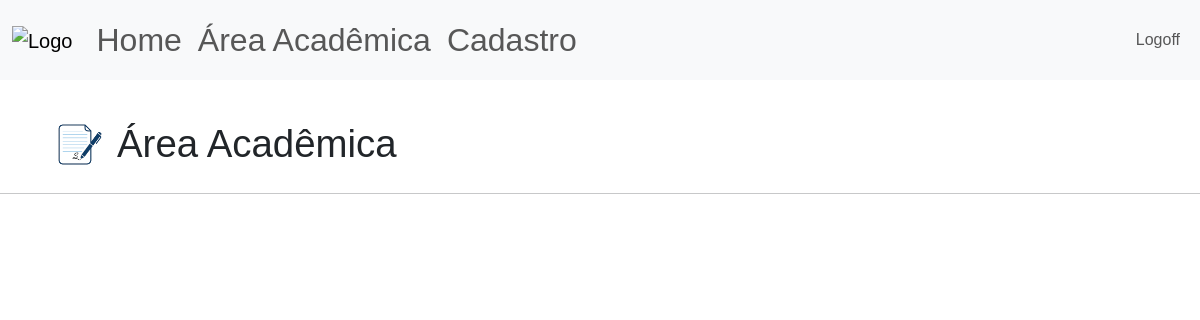
Page /area-academica (signed in) on the earlier database version.
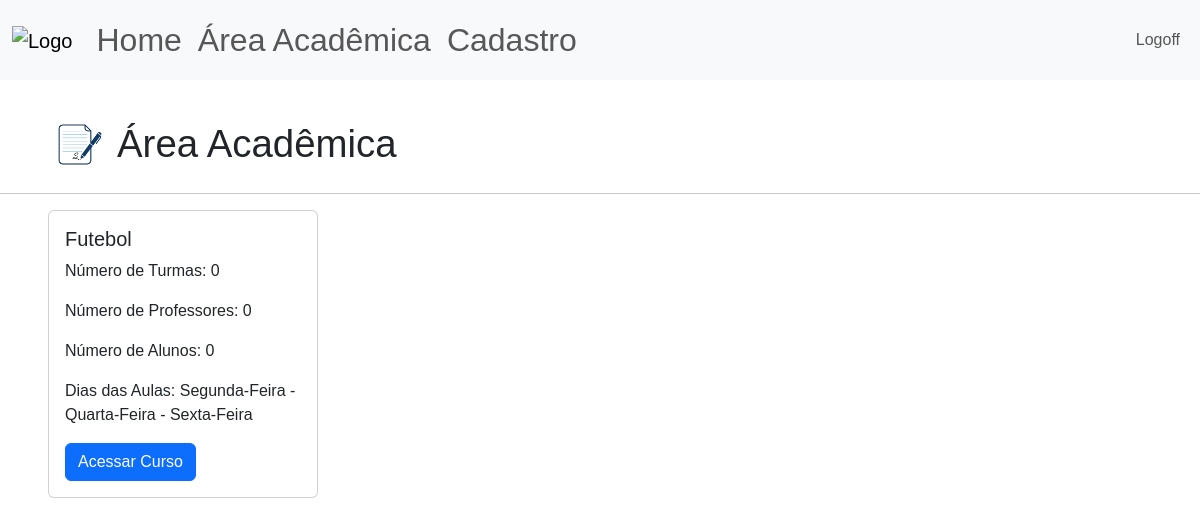
Same page on the later database version.
### site_verbo_amar/models.py (models this page shows)
class Atividade(database.Model):
    id = database.Column(database.Integer, primary_key=True)
    atividade = database.Column(database.String, nullable=False, unique=True)
    dias_aula = database.Column(database.String, nullable=False)

### site_verbo_amar/routes.py (the view)
@app.route("/area-academica", methods=['POST','GET'])
@login_required
def area_academica():
    atividades = carregar_nome_atividades()
    atividades = carregar_turmas(atividades)
    return render_template("area_academica.html", atividades=atividades)

### site_verbo_amar/models.py (called while the page is built)
@login_manager.user_loader
def load_user(id_usuario):
    return Usuario.query.get(int(id_usuario))

### site_verbo_amar/routes.py (called while the page is built)
def carregar_nome_atividades():
    dict_ativ = {}
    atividades = Atividade.query.order_by(Atividade.atividade.asc()).all()
    for ativ in atividades:
        dict_ativ[ativ.id] = {"nome_atividade":ativ.atividade,
                              "dias_aula":ativ.dias_aula.replace(";",' - '),
                              "turmas":0,
                              "professores":[],
                              "alunos":0,
                              "n_professores":0}
    return dict_ativ

def carregar_turmas(dict_ativ):
    turmas = Turma.query.order_by(Turma.id_atividade.asc()).all()
    for ativ in dict_ativ:
        for id in turmas:
            if ativ == id.id_atividade:
                dict_ativ[ativ]['turmas'] += 1
                if type(id.id_aluno) == int and id.id_aluno !=0:
                    total_alunos =1
                else:
                    total_alunos = len(id.id_aluno) - id.id_aluno.count(';')
                dict_ativ[ativ]['alunos'] += total_alunos
                if not id.id_professor in dict_ativ[ativ]['professores']:
                    dict_ativ[ativ]['professores'].append(id.id_professor)
                    dict_ativ[ativ]['n_professores'] +=1
    return dict_ativ

### site_verbo_amar/templates/area_academica.html
{% extends 'base.html'%}
{% block body %}
<div class = "d-flex align-items-center gap-1", style="padding-left: 3rem; padding-top: 2rem;">
    <img src="{{url_for('static', filename='academica_logo.png')}}" alt="study" height="65">
    <h1 style="font-size: 2.4rem; font-weight: 500; line-height: 1.2; margin: 0;">Área Acadêmica</h1>
</div>
<hr>
<div class="row" style="padding-left: 3rem;">
{% for ativ in atividades %}
    <div class="col-sm-3 mb-3 mb-sm-0">
      <div class="card">
        <div class="card-body">
          <h5 class="card-title">{{atividades[ativ]["nome_atividade"]}}</h5>
          <p class="card-text">Número de Turmas: {{atividades[ativ]["turmas"]}}</p>
          <p class="card-text">Número de Professores: {{atividades[ativ]["n_professores"]}}</p>
          <p class="card-text">Número de Alunos: {{atividades[ativ]["alunos"]}}</p>
          <p class="card-text">Dias das Aulas: {{atividades[ativ]["dias_aula"]}}</p>
          <a href="{{ url_for('exibir_turmas', nome=atividades[ativ]['nome_atividade']) }}" class="btn btn-primary">Acessar Curso</a>
        </div>
      </div>
    </div>
 {% endfor %}
</div>
{% endblock %}

### site_verbo_amar/templates/base.html (shortened to what this page needs)
<!DOCTYPE html>
<html lang="pt-br">
<head>
    <link href="https://cdn.jsdelivr.net/npm/bootstrap@5.3.8/dist/css/bootstrap.min.css" rel="stylesheet">
    <link rel="stylesheet" type="text/css" href="{{url_for('static', filename='main.css')}}">
</head>
<body>
    {% include 'navbar.html'%}
    {% block body %}
    {% endblock %}
</body>
</html>

### site_verbo_amar/templates/navbar.html (shortened to what this page needs)
<nav class="navbar navbar-expand-lg bg-body-tertiary">
  <div class="container-fluid">
    <a class="navbar-brand" href="{{ url_for('home')}}">
      <img src = "{{url_for('static', filename='logo.png')}}", height="100", alt="Logo">
    </a>
    <ul class="navbar-nav me-auto mb-2 mb-lg-0" style="font-size: 2rem;">
        {% if current_user.is_authenticated %}
          <li class="nav-item">
            <a class="nav-link" href="{{ url_for('home') }}">Home</a>
          </li>
          <li class="nav-item">
            <a class="nav-link" href="{{ url_for('area_academica') }}">Área Acadêmica</a>
          </li>
          <li class="nav-item">
            <a class="nav-link" href="{{ url_for('cadastro') }}">Cadastro</a>
          </li>
         {% endif %}
      </ul>
      <ul class="d-flex navbar-nav">
        {% if current_user.is_authenticated %}
            <li class="nav-item">
              <a class="nav-link" href="{{ url_for('sair') }}">Logoff</a>
            </li>
        {% else %}
          <li class="nav-item">
            <a class="nav-link" href="{{ url_for('login') }}">Login</a>
          </li>
        {% endif %}
      </ul>
    </div>
</nav>

### site_verbo_amar/static/main.css (style rules this page uses)
* { font-family:'Poppins', sans-serif; }

Differences in the rows shown:
added Atividade: atividade "Futebol"
Other differences:
new list line: "Número de Turmas: 0 Número de Professores: 0 Número de Alunos: 0 Dias das Aulas: Segunda-Feira - Quarta-Feira - Sexta-Feira Acessar Curso"
